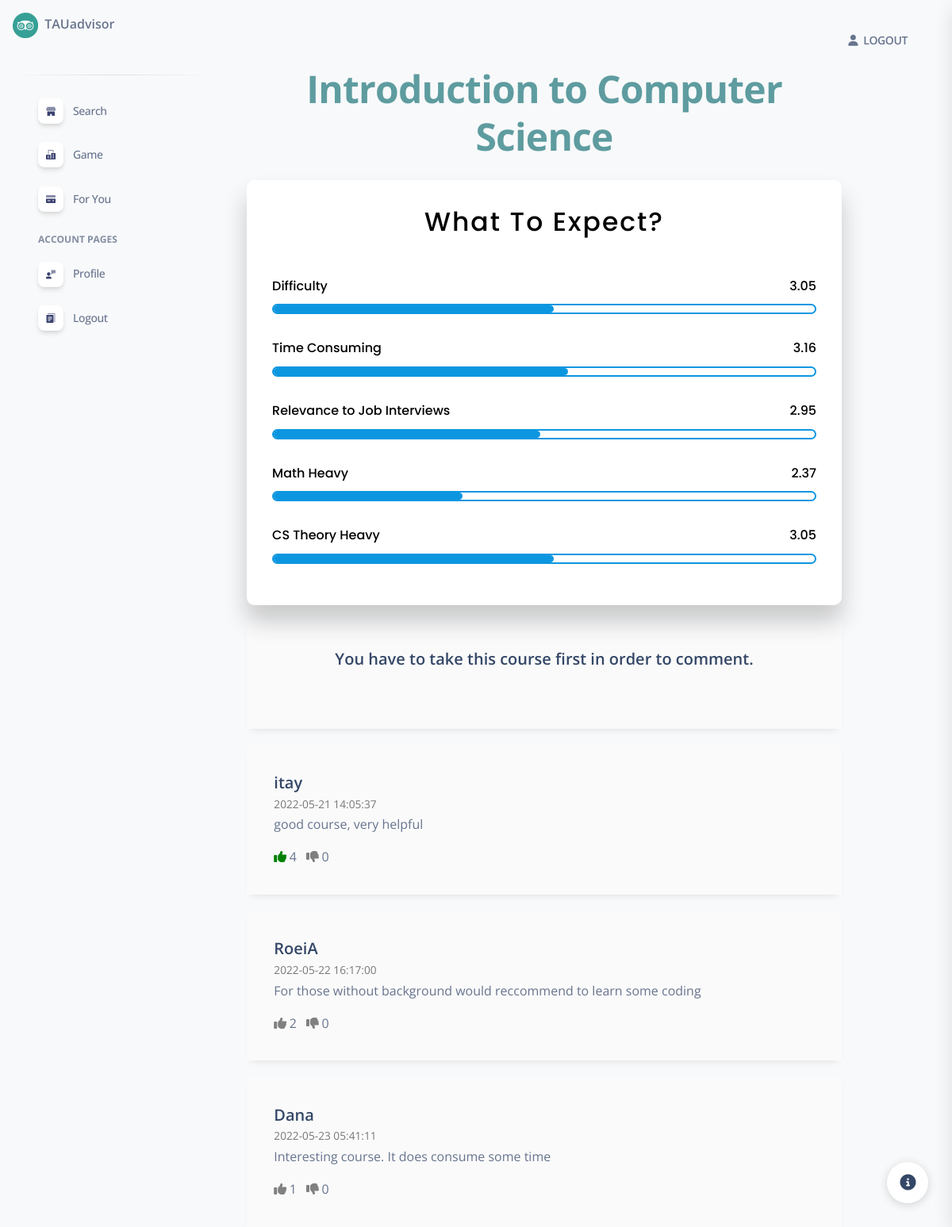
Screenshot of /course=1 (signed in) with the database file from the repository.
### apps/authentication/models.py (models this page shows, shortened)
class Courses(db.Model):
    __tablename__ = 'Courses'
    id = db.Column(db.Integer, primary_key=True)
    name = db.Column(db.String(120), unique=True, nullable=False)
    description = db.Column(db.String(500))
    credit_points = db.Column(db.Integer, default=0)
    users = db.relationship("UsersCourses", back_populates="course")
    questions = db.relationship("CoursesQuestions", back_populates="course")
    lecturers = db.relationship("CoursesLecturers", back_populates="course")
    taudata_users = db.relationship("TAUData", back_populates="course")
    def __repr__(self):
        return f'{self.name}'

class Questions(db.Model):
    __tablename__ = 'Questions'
    id = db.Column(db.Integer, primary_key=True)
    feature = db.Column(db.String(120), nullable=False)
    q_str = db.Column(db.String(200), unique=True, nullable=False)
    courses = db.relationship("CoursesQuestions", back_populates="question")

class Comments(db.Model):
    __tablename__ = 'Comments'
    id = db.Column(db.Integer, primary_key=True)
    username = db.Column(db.String(64), nullable=False)
    course_id = db.Column(db.Integer, db.ForeignKey('Courses.id'))
    comment = db.Column(db.String(500), nullable=False)
    time = db.Column(db.DateTime, default=func.now())
    users = db.relationship("UsersComments", back_populates="comment")

### apps/home/routes.py (the view)
@blueprint.route('/<template>')
@login_required
def route_template(template):
    try:
        if not template.endswith('.html'):
            template += '.html'
        segment = get_segment(request)
        return render_template("home/" + template, segment=segment)
    except TemplateNotFound:
        return render_template('home/page-404.html'), 404
    except:
        return render_template('home/page-500.html'), 500

### apps/__init__.py (called while the page is built)
def configure_database(app):
    @app.before_first_request
    def initialize_database():
        db.create_all()
    @app.teardown_request
    def shutdown_session(exception=None):
        db.session.remove()

### apps/authentication/models.py (called while the page is built)
@login_manager.user_loader
def user_loader(id):
    return Users.query.filter_by(id=id).first()

### apps/course_page/routes.py (called while the page is built)
def get_like_info(comment: Comments):
    user_comment = comment.users
    likes = [user.like_status for user in user_comment if user.like_status == 1]
    dislikes = [user.like_status for user in user_comment if user.like_status == 2]
    return len(likes), len(dislikes)

### apps/templates/home/course.html (shortened to what this page needs)
{% extends 'layouts/base.html' %}
{% block content %}
    <head>
    </head>
    <body>
    <div class="wrapper">
        <h1 style="color: #5e9ca0; text-align: center; margin-bottom: 25px ">{{ course.name }}</h1>
        <div class="container">
            <h2>What To Expect?</h2>
            <br>
            {% for feature in featurs %}
                <div class="skills">
                    <div class="details">
                        <span>{{ feature[1] }}</span>
                        <span>{{ round(100*feature[2]) / 100 }}</span>
                    </div>
                    <div class="bar">
                        <div id="{{ feature[0] }}-bar"></div>
                    </div>
                </div>
            {% endfor %}
        </div>
        {% if course.id in taken_courses %}
            <div class="row">
                <div class="col-md-20">
                    <div class="media g-mb-30 media-comment">
                        <div class="media-body u-shadow-v18 g-bg-secondary g-pa-30">
                            <form method="post">
                                <div class="g-mb-15" style="margin-bottom: 10px">
                                    <textarea name="comment" class="form-control" rows="2"
                                              placeholder="What do you think about {{ course.name }}?"></textarea>
                                </div>
                                <div class="mar-top clearfix">
                                    <input type="submit" class="btn btn-primary pull-right" value="Sumbit">
                                </div>
                            </form>
                        </div>
                    </div>
                </div>
            </div>
        {% else %}
            <div class="row">
                <div class="col-md-20">
                    <div class="media g-mb-30 media-comment">
                        <div class="media-body u-shadow-v18 g-bg-secondary g-pa-30">
                            <h5 style="text-align: center">You have to take this course first in order to comment.</h5>
                        </div>
                    </div>
                </div>
            </div>
        {% endif %}
  {% for i in range(comments|length) %}
        <div class="row">
            <div class="col-md-20">
                <div class="media g-mb-30 media-comment">
                    <div class="media-body u-shadow-v18 g-bg-secondary g-pa-30">
                        <div class="g-mb-15">
                            <h5 class="h5 g-color-gray-dark-v1 mb-0">{{ comments[i].username }}</h5>
                            <span class="g-color-gray-dark-v4 g-font-size-12">{{ comments[i].time }}</span>
                        </div>
                        <p> {{ comments[i].comment }} </p>
                        <ul class="list-inline d-sm-flex my-0">
                            <form>
                                <li class="list-inline-item g-mr-20">
                                    <a class="u-link-v5 g-color-gray-dark-v4 g-color-primary--hover">
                                        <a href=# id=l{{ comments[i].id }}>
                                            <i id="{{ comments[i].id }}like_color" class="fa fa-thumbs-up g-pos-rel g-top-1 g-mr-3"
                                               style="color: {{ thumb_colors[like_status.get(comments[i].id, 0)][0] }}"
                                            ></i>
                                        </a>
                                        <span id="{{ comments[i].id }}likes"> {{ comments_likes[i] }} </span>
                                    </a>
                                </li>
                                    <li class="list-inline-item g-mr-20">
                                        <a class="u-link-v5 g-color-gray-dark-v4 g-color-primary--hover">
                                                <a href=# id=dl{{ comments[i].id }}>
                                                    <i id="{{ comments[i].id }}dislike_color" class="fa fa-thumbs-down g-pos-rel g-top-1 g-mr-3"
                                                       style="color: {{ thumb_colors[like_status.get(comments[i].id, 0)][1] }}"
                                                    ></i>
                                                </a>
                                            <span id="{{ comments[i].id }}dislikes"> {{ comments_dislikes[i] }} </span>
                                        </a>
                                    </li>
                            </form>
                        </ul>
                    </div>
                </div>
            </div>
        </div>
    {% endfor %}
    </div>
    </body>
{% endblock content %}

### rows the page displays
Courses: name "Introduction to Computer Science"
Questions: feature "Difficulty", round "3.05"
Questions: feature "Time Consuming", round "3.16"
Questions: feature "Relevance to Job Interviews", round "2.95"
Questions: feature "Math Heavy", round "2.37"
Questions: feature "CS Theory Heavy", round "3.05"
Comments: username "itay", time "2022-05-21 14:05:37", comment "good course, very helpful"
Comments: username "RoeiA", time "2022-05-22 16:17:00", comment "For those without background would reccommend to learn some coding"
Comments: username "Dana", time "2022-05-23 05:41:11", comment "Interesting course. It does consume some time"

### other values shown
{{ comments_likes[i] }} "4" "2" "1"
{{ comments_dislikes[i] }} "0" "0" "0"
